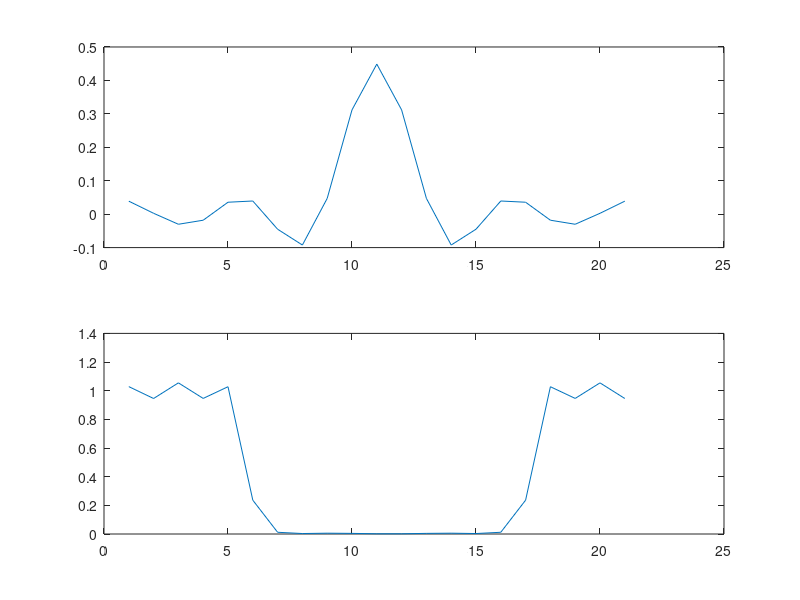
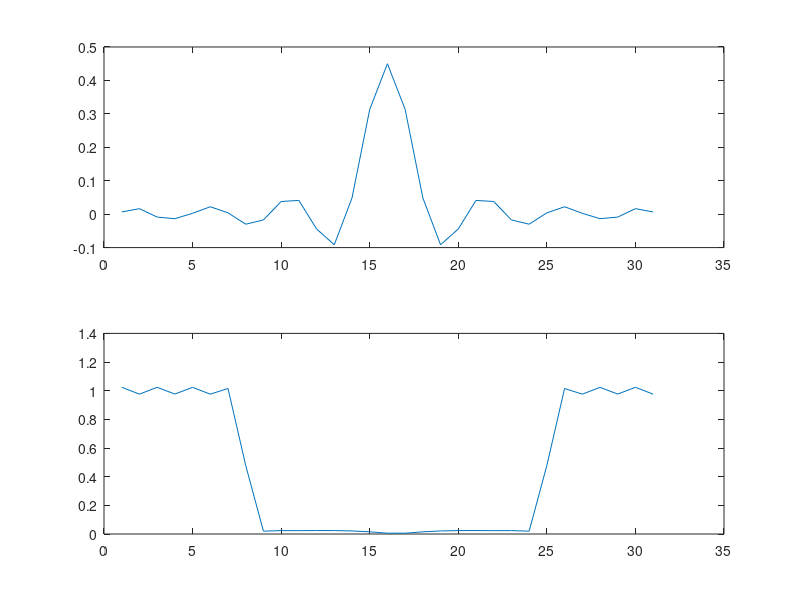
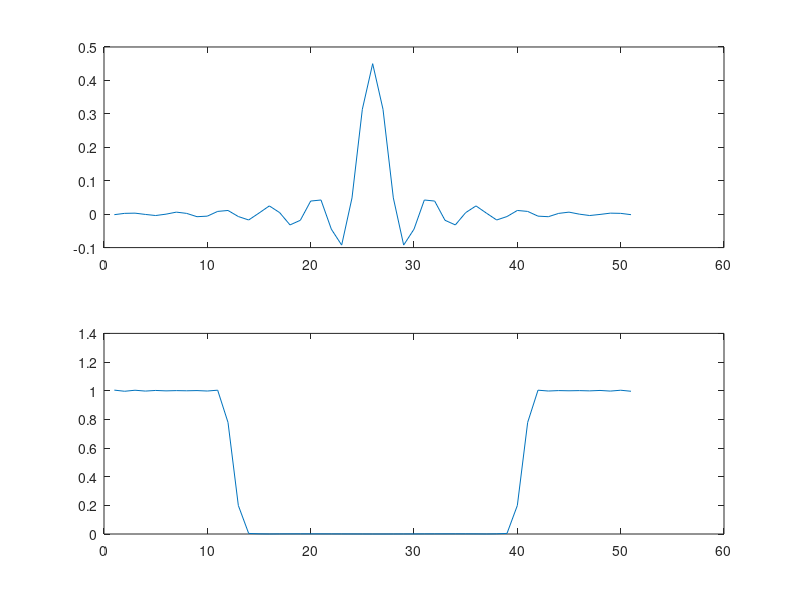
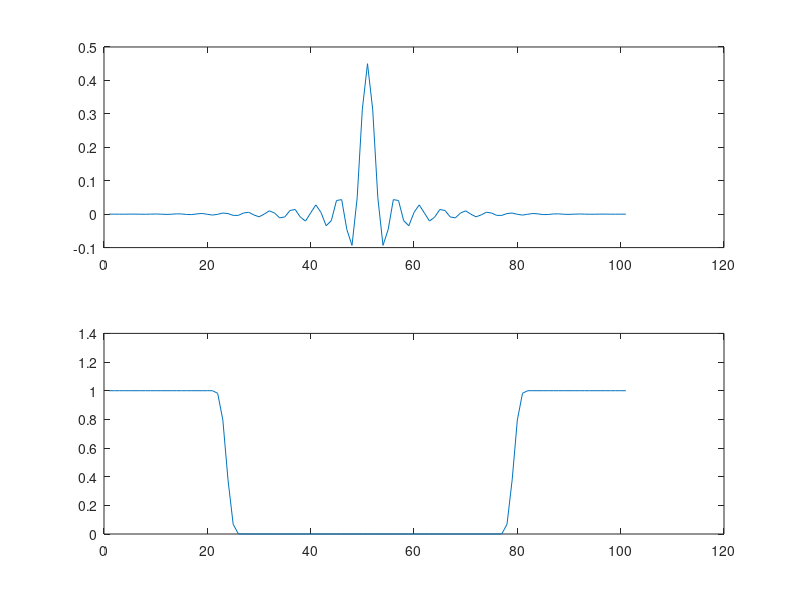

Source code (MATLAB) for these figures, in order:
close all;
clear all;

h1= firpm(20, [0 .2 .25 .5]*2, [1 1 0 0])
H1_mag = abs(fft(h1))

figure(1)
subplot(2, 1, 1)
plot(h1)
subplot(2, 1, 2)
plot(H1_mag)

h2= firpm(30, [0 .2 .25 .5]*2, [1 1 0 0])
H2_mag = abs(fft(h2))

figure(2)
subplot(2, 1, 1)
plot(h2)
subplot(2, 1, 2)
plot(H2_mag)

h3= firpm(50, [0 .2 .25 .5]*2, [1 1 0 0])
H3_mag = abs(fft(h3))

figure(3)
subplot(2, 1, 1)
plot(h3)
subplot(2, 1, 2)
plot(H3_mag)

h4= firpm(100, [0 .2 .25 .5]*2, [1 1 0 0])
H4_mag = abs(fft(h4))

figure(4)
subplot(2, 1, 1)
plot(h4)
subplot(2, 1, 2)
plot(H4_mag)

figure(5)
subplot(4, 2, 1)
plot(h1)
title('Time Domain Filter Low Pass, N=20, fc = .2')
subplot(4, 2, 2)
plot(H1_mag)
title('Magnitude Frequency Response Low Pass, N=20, fc = .2')
subplot(4, 2, 3)
plot(h2)
title('Time Domain Filter Low Pass, N=30, fc = .2')
subplot(4, 2, 4)
plot(H2_mag)
title('Magnitude Frequency Response Low Pass, N=30, fc = .2')
subplot(4, 2, 5)
plot(h3)
title('Time Domain Filter Low Pass, N=50, fc = .2')
subplot(4, 2, 6)
plot(H3_mag)
title('Magnitude Frequency Response Low Pass, N=50, fc = .2')
subplot(4, 2, 7)
plot(h4)
title('Time Domain Filter Low Pass, N=100, fc = .2')
subplot(4, 2, 8)
plot(H4_mag)
title('Magnitude Frequency Response Low Pass, N=100, fc = .2')




